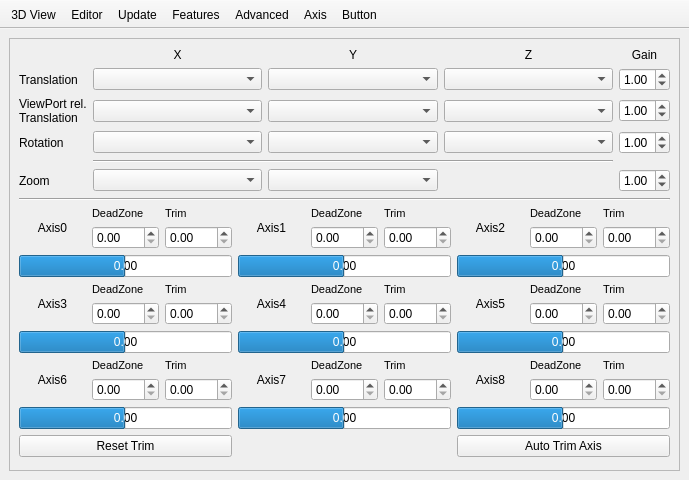
<?xml version="1.0" encoding="UTF-8"?>
<ui version="4.0">
 <class>Preferences</class>
 <widget class="QMainWindow" name="Preferences">
  <property name="geometry">
   <rect>
    <x>0</x>
    <y>0</y>
    <width>689</width>
    <height>480</height>
   </rect>
  </property>
  <property name="sizePolicy">
   <sizepolicy hsizetype="Preferred" vsizetype="Preferred">
    <horstretch>0</horstretch>
    <verstretch>0</verstretch>
   </sizepolicy>
  </property>
  <property name="windowTitle">
   <string>Preferences</string>
  </property>
  <property name="unifiedTitleAndToolBarOnMac">
   <bool>true</bool>
  </property>
  <widget class="QWidget" name="centralwidget">
   <layout class="QGridLayout" name="gridLayout_6">
    <item row="0" column="0">
     <widget class="QStackedWidget" name="stackedWidget">
      <property name="currentIndex">
       <number>0</number>
      </property>
      <widget class="QWidget" name="pageInput">
       <layout class="QGridLayout" name="gridLayout_13">
        <property name="leftMargin">
         <number>0</number>
        </property>
        <property name="topMargin">
         <number>0</number>
        </property>
        <property name="rightMargin">
         <number>0</number>
        </property>
        <property name="bottomMargin">
         <number>0</number>
        </property>
        <item row="0" column="0">
         <widget class="QScrollArea" name="scrollArea_InputAxis">
          <property name="widgetResizable">
           <bool>true</bool>
          </property>
          <widget class="QWidget" name="scrollAreaWidgetInputContents">
           <property name="geometry">
            <rect>
             <x>0</x>
             <y>0</y>
             <width>655</width>
             <height>479</height>
            </rect>
           </property>
           <layout class="QGridLayout" name="gridLayout_7" columnstretch="0,0,0,0,0">
            <item row="24" column="0" colspan="5">
             <layout class="QGridLayout" name="gridLayout_10">
              <item row="7" column="2">
               <widget class="QLabel" name="labelAxisTrim3">
                <property name="font">
                 <font>
                  <pointsize>8</pointsize>
                 </font>
                </property>
                <property name="text">
                 <string>Trim</string>
                </property>
               </widget>
              </item>
              <item row="11" column="1">
               <widget class="QDoubleSpinBox" name="doubleSpinBoxDeadzone6">
                <property name="correctionMode">
                 <enum>QAbstractSpinBox::CorrectToNearestValue</enum>
                </property>
                <property name="singleStep">
                 <double>0.050000000000000</double>
                </property>
               </widget>
              </item>
              <item row="0" column="2">
               <widget class="QLabel" name="labelAxisTrim0">
                <property name="font">
                 <font>
                  <pointsize>8</pointsize>
                 </font>
                </property>
                <property name="text">
                 <string>Trim</string>
                </property>
               </widget>
              </item>
              <item row="9" column="0" colspan="3">
               <widget class="QProgressBar" name="progressBarAxis3">
                <property name="minimum">
                 <number>-100</number>
                </property>
                <property name="value">
                 <number>0</number>
                </property>
                <property name="format">
                 <string>0.00</string>
                </property>
               </widget>
              </item>
              <item row="1" column="2">
               <widget class="QDoubleSpinBox" name="doubleSpinBoxTrim0">
                <property name="correctionMode">
                 <enum>QAbstractSpinBox::CorrectToNearestValue</enum>
                </property>
                <property name="singleStep">
                 <double>0.010000000000000</double>
                </property>
               </widget>
              </item>
              <item row="13" column="0" colspan="3">
               <widget class="QPushButton" name="pushButtonAxisTrimReset">
                <property name="text">
                 <string>Reset Trim</string>
                </property>
               </widget>
              </item>
              <item row="1" column="4">
               <widget class="QDoubleSpinBox" name="doubleSpinBoxDeadzone1">
                <property name="correctionMode">
                 <enum>QAbstractSpinBox::CorrectToNearestValue</enum>
                </property>
                <property name="singleStep">
                 <double>0.050000000000000</double>
                </property>
               </widget>
              </item>
              <item row="12" column="3" colspan="3">
               <widget class="QProgressBar" name="progressBarAxis7">
                <property name="minimum">
                 <number>-100</number>
                </property>
                <property name="value">
                 <number>0</number>
                </property>
                <property name="format">
                 <string>0.00</string>
                </property>
               </widget>
              </item>
              <item row="9" column="3" colspan="3">
               <widget class="QProgressBar" name="progressBarAxis4">
                <property name="minimum">
                 <number>-100</number>
                </property>
                <property name="value">
                 <number>0</number>
                </property>
                <property name="format">
                 <string>0.00</string>
                </property>
               </widget>
              </item>
              <item row="1" column="7">
               <widget class="QDoubleSpinBox" name="doubleSpinBoxDeadzone2">
                <property name="correctionMode">
                 <enum>QAbstractSpinBox::CorrectToNearestValue</enum>
                </property>
                <property name="singleStep">
                 <double>0.050000000000000</double>
                </property>
               </widget>
              </item>
              <item row="1" column="1">
               <widget class="QDoubleSpinBox" name="doubleSpinBoxDeadzone0">
                <property name="correctionMode">
                 <enum>QAbstractSpinBox::CorrectToNearestValue</enum>
                </property>
                <property name="singleStep">
                 <double>0.050000000000000</double>
                </property>
               </widget>
              </item>
              <item row="9" column="6" colspan="3">
               <widget class="QProgressBar" name="progressBarAxis5">
                <property name="minimum">
                 <number>-100</number>
                </property>
                <property name="value">
                 <number>0</number>
                </property>
                <property name="format">
                 <string>0.00</string>
                </property>
               </widget>
              </item>
              <item row="0" column="1">
               <widget class="QLabel" name="labelAxisDeadzone0">
                <property name="font">
                 <font>
                  <pointsize>8</pointsize>
                 </font>
                </property>
                <property name="text">
                 <string>DeadZone</string>
                </property>
               </widget>
              </item>
              <item row="1" column="5">
               <widget class="QDoubleSpinBox" name="doubleSpinBoxTrim1">
                <property name="correctionMode">
                 <enum>QAbstractSpinBox::CorrectToNearestValue</enum>
                </property>
                <property name="singleStep">
                 <double>0.010000000000000</double>
                </property>
               </widget>
              </item>
              <item row="11" column="2">
               <widget class="QDoubleSpinBox" name="doubleSpinBoxTrim6">
                <property name="correctionMode">
                 <enum>QAbstractSpinBox::CorrectToNearestValue</enum>
                </property>
                <property name="singleStep">
                 <double>0.010000000000000</double>
                </property>
               </widget>
              </item>
              <item row="6" column="3" colspan="3">
               <widget class="QProgressBar" name="progressBarAxis1">
                <property name="minimum">
                 <number>-100</number>
                </property>
                <property name="value">
                 <number>0</number>
                </property>
                <property name="format">
                 <string>0.00</string>
                </property>
               </widget>
              </item>
              <item row="1" column="8">
               <widget class="QDoubleSpinBox" name="doubleSpinBoxTrim2">
                <property name="correctionMode">
                 <enum>QAbstractSpinBox::CorrectToNearestValue</enum>
                </property>
                <property name="singleStep">
                 <double>0.010000000000000</double>
                </property>
               </widget>
              </item>
              <item row="8" column="8">
               <widget class="QDoubleSpinBox" name="doubleSpinBoxTrim5">
                <property name="correctionMode">
                 <enum>QAbstractSpinBox::CorrectToNearestValue</enum>
                </property>
                <property name="singleStep">
                 <double>0.010000000000000</double>
                </property>
               </widget>
              </item>
              <item row="13" column="6" colspan="3">
               <widget class="QPushButton" name="pushButtonAxisTrim">
                <property name="text">
                 <string>Auto Trim Axis</string>
                </property>
               </widget>
              </item>
              <item row="12" column="6" colspan="3">
               <widget class="QProgressBar" name="progressBarAxis8">
                <property name="minimum">
                 <number>-100</number>
                </property>
                <property name="value">
                 <number>0</number>
                </property>
                <property name="format">
                 <string>0.00</string>
                </property>
               </widget>
              </item>
              <item row="11" column="4">
               <widget class="QDoubleSpinBox" name="doubleSpinBoxDeadzone7">
                <property name="correctionMode">
                 <enum>QAbstractSpinBox::CorrectToNearestValue</enum>
                </property>
                <property name="singleStep">
                 <double>0.050000000000000</double>
                </property>
               </widget>
              </item>
              <item row="8" column="1">
               <widget class="QDoubleSpinBox" name="doubleSpinBoxDeadzone3">
                <property name="correctionMode">
                 <enum>QAbstractSpinBox::CorrectToNearestValue</enum>
                </property>
                <property name="singleStep">
                 <double>0.050000000000000</double>
                </property>
               </widget>
              </item>
              <item row="8" column="4">
               <widget class="QDoubleSpinBox" name="doubleSpinBoxDeadzone4">
                <property name="correctionMode">
                 <enum>QAbstractSpinBox::CorrectToNearestValue</enum>
                </property>
                <property name="singleStep">
                 <double>0.050000000000000</double>
                </property>
               </widget>
              </item>
              <item row="8" column="2">
               <widget class="QDoubleSpinBox" name="doubleSpinBoxTrim3">
                <property name="correctionMode">
                 <enum>QAbstractSpinBox::CorrectToNearestValue</enum>
                </property>
                <property name="singleStep">
                 <double>0.010000000000000</double>
                </property>
               </widget>
              </item>
              <item row="8" column="5">
               <widget class="QDoubleSpinBox" name="doubleSpinBoxTrim4">
                <property name="correctionMode">
                 <enum>QAbstractSpinBox::CorrectToNearestValue</enum>
                </property>
                <property name="singleStep">
                 <double>0.010000000000000</double>
                </property>
               </widget>
              </item>
              <item row="11" column="8">
               <widget class="QDoubleSpinBox" name="doubleSpinBoxTrim8">
                <property name="correctionMode">
                 <enum>QAbstractSpinBox::CorrectToNearestValue</enum>
                </property>
                <property name="singleStep">
                 <double>0.010000000000000</double>
                </property>
               </widget>
              </item>
              <item row="11" column="5">
               <widget class="QDoubleSpinBox" name="doubleSpinBoxTrim7">
                <property name="correctionMode">
                 <enum>QAbstractSpinBox::CorrectToNearestValue</enum>
                </property>
                <property name="singleStep">
                 <double>0.010000000000000</double>
                </property>
               </widget>
              </item>
              <item row="11" column="7">
               <widget class="QDoubleSpinBox" name="doubleSpinBoxDeadzone8">
                <property name="correctionMode">
                 <enum>QAbstractSpinBox::CorrectToNearestValue</enum>
                </property>
                <property name="singleStep">
                 <double>0.050000000000000</double>
                </property>
               </widget>
              </item>
              <item row="8" column="7">
               <widget class="QDoubleSpinBox" name="doubleSpinBoxDeadzone5">
                <property name="correctionMode">
                 <enum>QAbstractSpinBox::CorrectToNearestValue</enum>
                </property>
                <property name="singleStep">
                 <double>0.050000000000000</double>
                </property>
               </widget>
              </item>
              <item row="12" column="0" colspan="3">
               <widget class="QProgressBar" name="progressBarAxis6">
                <property name="minimum">
                 <number>-100</number>
                </property>
                <property name="value">
                 <number>0</number>
                </property>
                <property name="format">
                 <string>0.00</string>
                </property>
               </widget>
              </item>
              <item row="6" column="6" colspan="3">
               <widget class="QProgressBar" name="progressBarAxis2">
                <property name="minimum">
                 <number>-100</number>
                </property>
                <property name="value">
                 <number>0</number>
                </property>
                <property name="format">
                 <string>0.00</string>
                </property>
               </widget>
              </item>
              <item row="6" column="0" colspan="3">
               <widget class="QProgressBar" name="progressBarAxis0">
                <property name="minimum">
                 <number>-100</number>
                </property>
                <property name="value">
                 <number>0</number>
                </property>
                <property name="format">
                 <string>0.00</string>
                </property>
               </widget>
              </item>
              <item row="10" column="2">
               <widget class="QLabel" name="labelAxisTrim6">
                <property name="font">
                 <font>
                  <pointsize>8</pointsize>
                 </font>
                </property>
                <property name="text">
                 <string>Trim</string>
                </property>
               </widget>
              </item>
              <item row="7" column="1">
               <widget class="QLabel" name="labelAxisDeadzone3">
                <property name="font">
                 <font>
                  <pointsize>8</pointsize>
                 </font>
                </property>
                <property name="text">
                 <string>DeadZone</string>
                </property>
               </widget>
              </item>
              <item row="10" column="1">
               <widget class="QLabel" name="labelAxisDeadzone6">
                <property name="font">
                 <font>
                  <pointsize>8</pointsize>
                 </font>
                </property>
                <property name="text">
                 <string>DeadZone</string>
                </property>
               </widget>
              </item>
              <item row="10" column="4">
               <widget class="QLabel" name="labelAxisDeadzone7">
                <property name="font">
                 <font>
                  <pointsize>8</pointsize>
                 </font>
                </property>
                <property name="text">
                 <string>DeadZone</string>
                </property>
               </widget>
              </item>
              <item row="10" column="5">
               <widget class="QLabel" name="labelAxisTrim7">
                <property name="font">
                 <font>
                  <pointsize>8</pointsize>
                 </font>
                </property>
                <property name="text">
                 <string>Trim</string>
                </property>
               </widget>
              </item>
              <item row="10" column="7">
               <widget class="QLabel" name="labelAxisDeadzone8">
                <property name="font">
                 <font>
                  <pointsize>8</pointsize>
                 </font>
                </property>
                <property name="text">
                 <string>DeadZone</string>
                </property>
               </widget>
              </item>
              <item row="10" column="8">
               <widget class="QLabel" name="labelAxisTrim8">
                <property name="font">
                 <font>
                  <pointsize>8</pointsize>
                 </font>
                </property>
                <property name="text">
                 <string>Trim</string>
                </property>
               </widget>
              </item>
              <item row="7" column="7">
               <widget class="QLabel" name="labelAxisDeadzone5">
                <property name="font">
                 <font>
                  <pointsize>8</pointsize>
                 </font>
                </property>
                <property name="text">
                 <string>DeadZone</string>
                </property>
               </widget>
              </item>
              <item row="7" column="8">
               <widget class="QLabel" name="labelAxisTrim5">
                <property name="font">
                 <font>
                  <pointsize>8</pointsize>
                 </font>
                </property>
                <property name="text">
                 <string>Trim</string>
                </property>
               </widget>
              </item>
              <item row="7" column="4">
               <widget class="QLabel" name="labelAxisDeadzone4">
                <property name="font">
                 <font>
                  <pointsize>8</pointsize>
                 </font>
                </property>
                <property name="text">
                 <string>DeadZone</string>
                </property>
               </widget>
              </item>
              <item row="7" column="5">
               <widget class="QLabel" name="labelAxisTrim4">
                <property name="font">
                 <font>
                  <pointsize>8</pointsize>
                 </font>
                </property>
                <property name="text">
                 <string>Trim</string>
                </property>
               </widget>
              </item>
              <item row="0" column="7">
               <widget class="QLabel" name="labelAxisDeadzone2">
                <property name="font">
                 <font>
                  <pointsize>8</pointsize>
                 </font>
                </property>
                <property name="text">
                 <string>DeadZone</string>
                </property>
               </widget>
              </item>
              <item row="0" column="8">
               <widget class="QLabel" name="labelAxisTrim2">
                <property name="font">
                 <font>
                  <pointsize>8</pointsize>
                 </font>
                </property>
                <property name="text">
                 <string>Trim</string>
                </property>
               </widget>
              </item>
              <item row="0" column="6" rowspan="2">
               <widget class="QLabel" name="labelAxis2">
                <property name="sizePolicy">
                 <sizepolicy hsizetype="Minimum" vsizetype="Minimum">
                  <horstretch>0</horstretch>
                  <verstretch>0</verstretch>
                 </sizepolicy>
                </property>
                <property name="text">
                 <string>Axis2</string>
                </property>
                <property name="alignment">
                 <set>Qt::AlignCenter</set>
                </property>
               </widget>
              </item>
              <item row="0" column="0" rowspan="2">
               <widget class="QLabel" name="labelAxis0">
                <property name="sizePolicy">
                 <sizepolicy hsizetype="Minimum" vsizetype="Minimum">
                  <horstretch>0</horstretch>
                  <verstretch>0</verstretch>
                 </sizepolicy>
                </property>
                <property name="text">
                 <string>Axis0</string>
                </property>
                <property name="alignment">
                 <set>Qt::AlignCenter</set>
                </property>
               </widget>
              </item>
              <item row="7" column="0" rowspan="2">
               <widget class="QLabel" name="labelAxis3">
                <property name="sizePolicy">
                 <sizepolicy hsizetype="Minimum" vsizetype="Minimum">
                  <horstretch>0</horstretch>
                  <verstretch>0</verstretch>
                 </sizepolicy>
                </property>
                <property name="text">
                 <string>Axis3</string>
                </property>
                <property name="alignment">
                 <set>Qt::AlignCenter</set>
                </property>
               </widget>
              </item>
              <item row="10" column="0" rowspan="2">
               <widget class="QLabel" name="labelAxis6">
                <property name="sizePolicy">
                 <sizepolicy hsizetype="Minimum" vsizetype="Minimum">
                  <horstretch>0</horstretch>
                  <verstretch>0</verstretch>
                 </sizepolicy>
                </property>
                <property name="text">
                 <string>Axis6</string>
                </property>
                <property name="alignment">
                 <set>Qt::AlignCenter</set>
                </property>
               </widget>
              </item>
              <item row="10" column="6" rowspan="2">
               <widget class="QLabel" name="labelAxis8">
                <property name="sizePolicy">
                 <sizepolicy hsizetype="Minimum" vsizetype="Minimum">
                  <horstretch>0</horstretch>
                  <verstretch>0</verstretch>
                 </sizepolicy>
                </property>
                <property name="text">
                 <string>Axis8</string>
                </property>
                <property name="alignment">
                 <set>Qt::AlignCenter</set>
                </property>
               </widget>
              </item>
              <item row="10" column="3" rowspan="2">
               <widget class="QLabel" name="labelAxis7">
                <property name="sizePolicy">
                 <sizepolicy hsizetype="Minimum" vsizetype="Minimum">
                  <horstretch>0</horstretch>
                  <verstretch>0</verstretch>
                 </sizepolicy>
                </property>
                <property name="text">
                 <string>Axis7</string>
                </property>
                <property name="alignment">
                 <set>Qt::AlignCenter</set>
                </property>
               </widget>
              </item>
              <item row="7" column="6" rowspan="2">
               <widget class="QLabel" name="labelAxis5">
                <property name="sizePolicy">
                 <sizepolicy hsizetype="Minimum" vsizetype="Minimum">
                  <horstretch>0</horstretch>
                  <verstretch>0</verstretch>
                 </sizepolicy>
                </property>
                <property name="text">
                 <string>Axis5</string>
                </property>
                <property name="alignment">
                 <set>Qt::AlignCenter</set>
                </property>
               </widget>
              </item>
              <item row="0" column="3" rowspan="2">
               <widget class="QLabel" name="labelAxis1">
                <property name="sizePolicy">
                 <sizepolicy hsizetype="Minimum" vsizetype="Minimum">
                  <horstretch>0</horstretch>
                  <verstretch>0</verstretch>
                 </sizepolicy>
                </property>
                <property name="text">
                 <string>Axis1</string>
                </property>
                <property name="alignment">
                 <set>Qt::AlignCenter</set>
                </property>
               </widget>
              </item>
              <item row="7" column="3" rowspan="2">
               <widget class="QLabel" name="labelAxis4">
                <property name="sizePolicy">
                 <sizepolicy hsizetype="Minimum" vsizetype="Minimum">
                  <horstretch>0</horstretch>
                  <verstretch>0</verstretch>
                 </sizepolicy>
                </property>
                <property name="text">
                 <string>Axis4</string>
                </property>
                <property name="alignment">
                 <set>Qt::AlignCenter</set>
                </property>
               </widget>
              </item>
              <item row="0" column="4">
               <widget class="QLabel" name="labelAxisDeadzone1">
                <property name="font">
                 <font>
                  <pointsize>8</pointsize>
                 </font>
                </property>
                <property name="text">
                 <string>DeadZone</string>
                </property>
               </widget>
              </item>
              <item row="0" column="5">
               <widget class="QLabel" name="labelAxisTrim1">
                <property name="font">
                 <font>
                  <pointsize>8</pointsize>
                 </font>
                </property>
                <property name="text">
                 <string>Trim</string>
                </property>
               </widget>
              </item>
             </layout>
            </item>
            <item row="34" column="0">
             <spacer name="verticalSpacer_4">
              <property name="orientation">
               <enum>Qt::Vertical</enum>
              </property>
              <property name="sizeHint" stdset="0">
               <size>
                <width>20</width>
                <height>40</height>
               </size>
              </property>
             </spacer>
            </item>
            <item row="23" column="0" colspan="5">
             <widget class="Line" name="line">
              <property name="orientation">
               <enum>Qt::Horizontal</enum>
              </property>
             </widget>
            </item>
            <item row="12" column="0" colspan="5">
             <layout class="QGridLayout" name="gridLayout_11">
              <item row="3" column="0">
               <widget class="QLabel" name="labelInputRotation">
                <property name="text">
                 <string>Rotation</string>
                </property>
               </widget>
              </item>
              <item row="3" column="1">
               <widget class="QComboBox" name="comboBoxRotationX">
                <property name="sizePolicy">
                 <sizepolicy hsizetype="Preferred" vsizetype="Fixed">
                  <horstretch>1</horstretch>
                  <verstretch>0</verstretch>
                 </sizepolicy>
                </property>
               </widget>
              </item>
              <item row="5" column="0">
               <widget class="QLabel" name="labelInputZoom">
                <property name="text">
                 <string>Zoom</string>
                </property>
               </widget>
              </item>
              <item row="5" column="1">
               <widget class="QComboBox" name="comboBoxZoom">
                <property name="sizePolicy">
                 <sizepolicy hsizetype="Preferred" vsizetype="Fixed">
                  <horstretch>1</horstretch>
                  <verstretch>0</verstretch>
                 </sizepolicy>
                </property>
               </widget>
              </item>
              <item row="1" column="1">
               <widget class="QComboBox" name="comboBoxTranslationX">
                <property name="sizePolicy">
                 <sizepolicy hsizetype="Preferred" vsizetype="Fixed">
                  <horstretch>1</horstretch>
                  <verstretch>0</verstretch>
                 </sizepolicy>
                </property>
               </widget>
              </item>
              <item row="2" column="3">
               <widget class="QComboBox" name="comboBoxTranslationZVPRel">
                <property name="sizePolicy">
                 <sizepolicy hsizetype="Preferred" vsizetype="Fixed">
                  <horstretch>1</horstretch>
                  <verstretch>0</verstretch>
                 </sizepolicy>
                </property>
               </widget>
              </item>
              <item row="1" column="3">
               <widget class="QComboBox" name="comboBoxTranslationZ">
                <property name="sizePolicy">
                 <sizepolicy hsizetype="Preferred" vsizetype="Fixed">
                  <horstretch>1</horstretch>
                  <verstretch>0</verstretch>
                 </sizepolicy>
                </property>
               </widget>
              </item>
              <item row="1" column="4">
               <widget class="QDoubleSpinBox" name="doubleSpinBoxTranslationGain">
                <property name="correctionMode">
                 <enum>QAbstractSpinBox::CorrectToNearestValue</enum>
                </property>
                <property name="minimum">
                 <double>0.100000000000000</double>
                </property>
                <property name="maximum">
                 <double>9.990000000000000</double>
                </property>
                <property name="singleStep">
                 <double>0.100000000000000</double>
                </property>
                <property name="value">
                 <double>1.000000000000000</double>
                </property>
               </widget>
              </item>
              <item row="0" column="1">
               <widget class="QLabel" name="label_11">
                <property name="text">
                 <string>X</string>
                </property>
                <property name="alignment">
                 <set>Qt::AlignCenter</set>
                </property>
               </widget>
              </item>
              <item row="0" column="4">
               <widget class="QLabel" name="label_16">
                <property name="text">
                 <string>Gain</string>
                </property>
                <property name="alignment">
                 <set>Qt::AlignCenter</set>
                </property>
               </widget>
              </item>
              <item row="3" column="4">
               <widget class="QDoubleSpinBox" name="doubleSpinBoxRotateGain">
                <property name="correctionMode">
                 <enum>QAbstractSpinBox::CorrectToNearestValue</enum>
                </property>
                <property name="minimum">
                 <double>0.100000000000000</double>
                </property>
                <property name="maximum">
                 <double>9.990000000000000</double>
                </property>
                <property name="singleStep">
                 <double>0.100000000000000</double>
                </property>
                <property name="value">
                 <double>1.000000000000000</double>
                </property>
               </widget>
              </item>
              <item row="3" column="2">
               <widget class="QComboBox" name="comboBoxRotationY">
                <property name="sizePolicy">
                 <sizepolicy hsizetype="Preferred" vsizetype="Fixed">
                  <horstretch>1</horstretch>
                  <verstretch>0</verstretch>
                 </sizepolicy>
                </property>
               </widget>
              </item>
              <item row="0" column="2">
               <widget class="QLabel" name="label_14">
                <property name="text">
                 <string>Y</string>
                </property>
                <property name="alignment">
                 <set>Qt::AlignCenter</set>
                </property>
               </widget>
              </item>
              <item row="5" column="4">
               <widget class="QDoubleSpinBox" name="doubleSpinBoxZoomGain">
                <property name="minimum">
                 <double>0.100000000000000</double>
                </property>
                <property name="maximum">
                 <double>9.990000000000000</double>
                </property>
                <property name="singleStep">
                 <double>0.100000000000000</double>
                </property>
                <property name="value">
                 <double>1.000000000000000</double>
                </property>
               </widget>
              </item>
              <item row="2" column="4">
               <widget class="QDoubleSpinBox" name="doubleSpinBoxTranslationVPRelGain">
                <property name="correctionMode">
                 <enum>QAbstractSpinBox::CorrectToNearestValue</enum>
                </property>
                <property name="minimum">
                 <double>0.100000000000000</double>
                </property>
                <property name="maximum">
                 <double>9.990000000000000</double>
                </property>
                <property name="singleStep">
                 <double>0.100000000000000</double>
                </property>
                <property name="value">
                 <double>1.000000000000000</double>
                </property>
               </widget>
              </item>
              <item row="0" column="3">
               <widget class="QLabel" name="label_15">
                <property name="text">
                 <string>Z</string>
                </property>
                <property name="alignment">
                 <set>Qt::AlignCenter</set>
                </property>
               </widget>
              </item>
              <item row="1" column="2">
               <widget class="QComboBox" name="comboBoxTranslationY">
                <property name="sizePolicy">
                 <sizepolicy hsizetype="Preferred" vsizetype="Fixed">
                  <horstretch>1</horstretch>
                  <verstretch>0</verstretch>
                 </sizepolicy>
                </property>
               </widget>
              </item>
              <item row="2" column="2">
               <widget class="QComboBox" name="comboBoxTranslationYVPRel">
                <property name="sizePolicy">
                 <sizepolicy hsizetype="Preferred" vsizetype="Fixed">
                  <horstretch>1</horstretch>
                  <verstretch>0</verstretch>
                 </sizepolicy>
                </property>
               </widget>
              </item>
              <item row="2" column="1">
               <widget class="QComboBox" name="comboBoxTranslationXVPRel">
                <property name="sizePolicy">
                 <sizepolicy hsizetype="Preferred" vsizetype="Fixed">
                  <horstretch>1</horstretch>
                  <verstretch>0</verstretch>
                 </sizepolicy>
                </property>
               </widget>
              </item>
              <item row="1" column="0">
               <widget class="QLabel" name="labelInputTranslation">
                <property name="text">
                 <string>Translation</string>
                </property>
               </widget>
              </item>
              <item row="3" column="3">
               <widget class="QComboBox" name="comboBoxRotationZ">
                <property name="sizePolicy">
                 <sizepolicy hsizetype="Preferred" vsizetype="Fixed">
                  <horstretch>1</horstretch>
                  <verstretch>0</verstretch>
                 </sizepolicy>
                </property>
               </widget>
              </item>
              <item row="2" column="0">
               <widget class="QLabel" name="labelInputTranslationViewPortRelative">
                <property name="text">
                 <string>ViewPort rel.&lt;br/&gt;Translation</string>
                </property>
               </widget>
              </item>
              <item row="5" column="2">
               <widget class="QComboBox" name="comboBoxZoom2">
                <property name="sizePolicy">
                 <sizepolicy hsizetype="Preferred" vsizetype="Fixed">
                  <horstretch>1</horstretch>
                  <verstretch>0</verstretch>
                 </sizepolicy>
                </property>
               </widget>
              </item>
              <item row="4" column="1" colspan="3">
               <widget class="Line" name="line_2">
                <property name="orientation">
                 <enum>Qt::Horizontal</enum>
                </property>
               </widget>
              </item>
             </layout>
            </item>
           </layout>
          </widget>
         </widget>
        </item>
       </layout>
      </widget>
     </widget>
    </item>
   </layout>
  </widget>
  <widget class="QToolBar" name="toolBar">
   <property name="movable">
    <bool>false</bool>
   </property>
   <property name="allowedAreas">
    <set>Qt::TopToolBarArea</set>
   </property>
   <property name="iconSize">
    <size>
     <width>32</width>
     <height>32</height>
    </size>
   </property>
   <property name="toolButtonStyle">
    <enum>Qt::ToolButtonTextUnderIcon</enum>
   </property>
   <property name="floatable">
    <bool>false</bool>
   </property>
   <attribute name="toolBarArea">
    <enum>TopToolBarArea</enum>
   </attribute>
   <attribute name="toolBarBreak">
    <bool>false</bool>
   </attribute>
   <addaction name="prefsAction3DView"/>
   <addaction name="prefsActionEditor"/>
   <addaction name="prefsActionUpdate"/>
   <addaction name="prefsActionFeatures"/>
   <addaction name="prefsActionAdvanced"/>
   <addaction name="prefsActionInput"/>
   <addaction name="prefsActionInputButton"/>
  </widget>
  <action name="prefsAction3DView">
   <property name="checkable">
    <bool>true</bool>
   </property>
   <property name="icon">
    <iconset resource="../../openscad.qrc">
     <normaloff>:/icons/prefs3DView.png</normaloff>:/icons/prefs3DView.png</iconset>
   </property>
   <property name="text">
    <string>3D View</string>
   </property>
  </action>
  <action name="prefsActionAdvanced">
   <property name="checkable">
    <bool>true</bool>
   </property>
   <property name="icon">
    <iconset resource="../../openscad.qrc">
     <normaloff>:/icons/prefsAdvanced.png</normaloff>:/icons/prefsAdvanced.png</iconset>
   </property>
   <property name="text">
    <string>Advanced</string>
   </property>
  </action>
  <action name="prefsActionEditor">
   <property name="checkable">
    <bool>true</bool>
   </property>
   <property name="icon">
    <iconset resource="../../openscad.qrc">
     <normaloff>:/icons/prefsEditor.png</normaloff>:/icons/prefsEditor.png</iconset>
   </property>
   <property name="text">
    <string>Editor</string>
   </property>
  </action>
  <action name="prefsActionUpdate">
   <property name="checkable">
    <bool>true</bool>
   </property>
   <property name="icon">
    <iconset resource="../../openscad.qrc">
     <normaloff>:/icons/prefsUpdate.png</normaloff>:/icons/prefsUpdate.png</iconset>
   </property>
   <property name="text">
    <string>Update</string>
   </property>
  </action>
  <action name="prefsActionFeatures">
   <property name="checkable">
    <bool>true</bool>
   </property>
   <property name="icon">
    <iconset resource="../../openscad.qrc">
     <normaloff>:/icons/prefsFeatures.png</normaloff>:/icons/prefsFeatures.png</iconset>
   </property>
   <property name="text">
    <string>Features</string>
   </property>
   <property name="toolTip">
    <string>Enable/Disable experimental features</string>
   </property>
  </action>
  <action name="prefsActionInput">
   <property name="checkable">
    <bool>true</bool>
   </property>
   <property name="icon">
    <iconset resource="../../openscad.qrc">
     <normaloff>:/icons/prefsInput.png</normaloff>:/icons/prefsInput.png</iconset>
   </property>
   <property name="text">
    <string>Axis</string>
   </property>
  </action>
  <action name="prefsActionInputButton">
   <property name="checkable">
    <bool>true</bool>
   </property>
   <property name="icon">
    <iconset resource="../../openscad.qrc">
     <normaloff>:/icons/prefsInput.png</normaloff>:/icons/prefsInput.png</iconset>
   </property>
   <property name="text">
    <string>Button</string>
   </property>
  </action>
 </widget>
 <resources>
  <include location="../../openscad.qrc"/>
 </resources>
 <connections/>
</ui>
